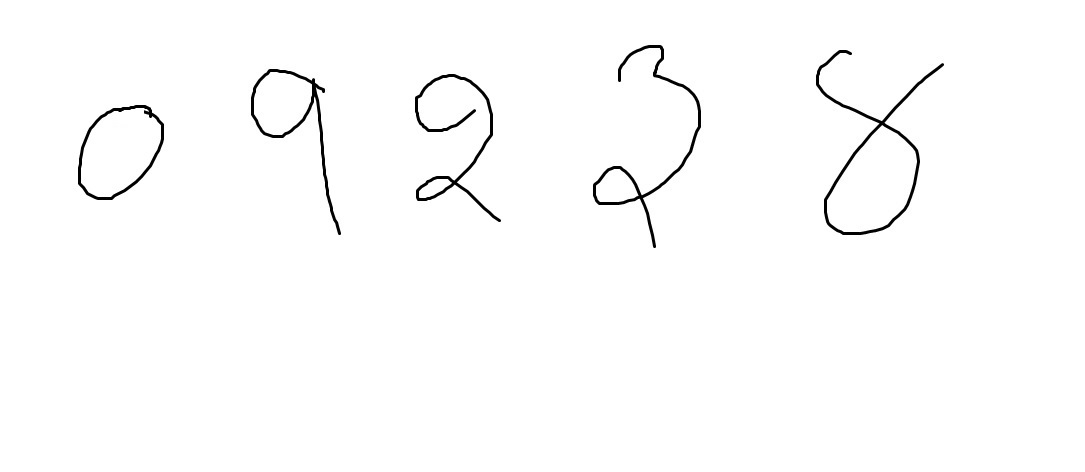
#> input picture input/01234.jpg, 1085 x 472 px, found by its file name
$ python -i ankaAnuman.py   (imports and definitions only)   (older library calls are emulated)
#> lines starting #> are read from the running program, lines starting #| are printed output that depends on the picture; after the words box and inside, x2 and y2 are one past the last pixel; in counts of white or black regions, pixels touching at a corner belong together
import cv2
import numpy as np
import os
import sys
# import MODEL
import cnnMODEL

def get_numbers(file_name):
#> called with file_name = 'input/01234.jpg'
    BASE_DIR = os.path.dirname(os.path.abspath(__file__))
    path = os.path.join(BASE_DIR,"input/"+file_name)
    img = cv2.imread(path)
#> img is the input picture: shape (472, 1085, 3); min 0, max 255, mean 251.9
    img_gray= cv2.imread(path,cv2.IMREAD_GRAYSCALE)
#> img_gray: shape (472, 1085); min 0, max 255, mean 251.9
    ret, thresh1 = cv2.threshold(img_gray,245,255,cv2.THRESH_BINARY)
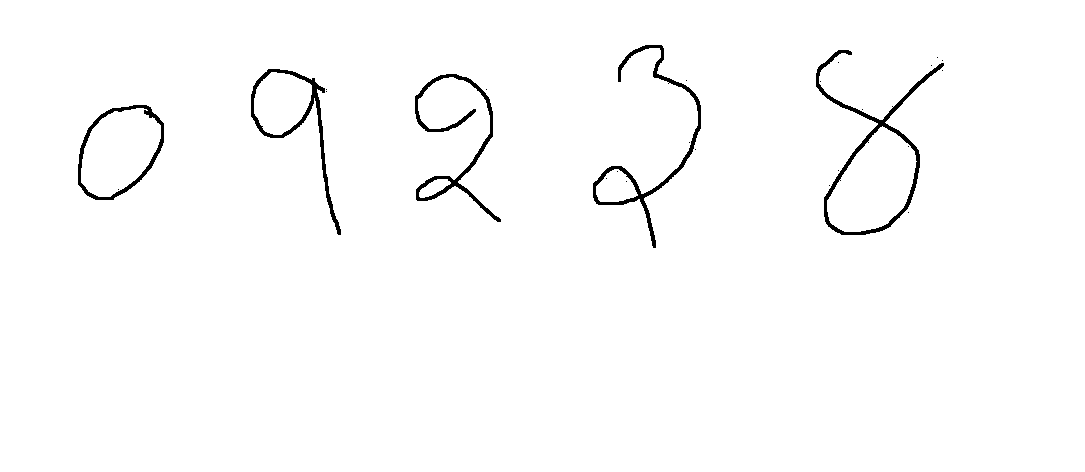
#> thresh1: shape (472, 1085); 98.5% white; 26 black regions (21 under 20 px), largest, box (x1, y1, x2, y2) and area: (816, 50, 944, 235) 2054, (593, 45, 701, 248) 1694, (415, 74, 501, 222) 1592, (251, 69, 341, 235) 1355, (78, 105, 164, 200) 1051
    ret, thresh = cv2.threshold(thresh1,0,255,cv2.THRESH_BINARY_INV+cv2.THRESH_OTSU)
#> thresh: shape (472, 1085); 1.5% white; 26 white regions (21 under 20 px)
#> ret = 0
    imga ,contours,hierarchy = cv2.findContours(thresh,cv2.RETR_TREE,cv2.CHAIN_APPROX_NONE)
#> contours = 31 contours, 21 with area under 20; largest, box (x1, y1, x2, y2) and area: (816, 50, 944, 235) 7940, (826, 125, 918, 233) 6339, (78, 105, 164, 200) 5968, (80, 107, 162, 198) 5172, (251, 69, 341, 235) 3835

    print("Number of contours:",len(contours))
#| Number of contours: 31
    for i in range(len(contours)):


        if hierarchy[0][i][3] != -1:
            continue
        x,y,w,h = cv2.boundingRect(contours[i])
#> x = 908; y = 212; w = 1; h = 1

        if w * h < 900 or w/h >= 3 or h/w >= 3 :
            continue
        else:
#> (the run stopped early here; a loop or call above may not have finished)
